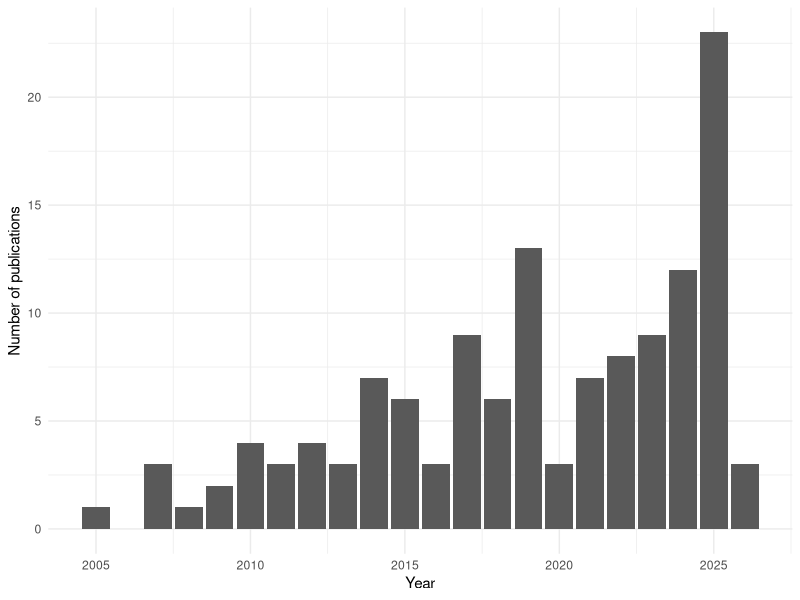
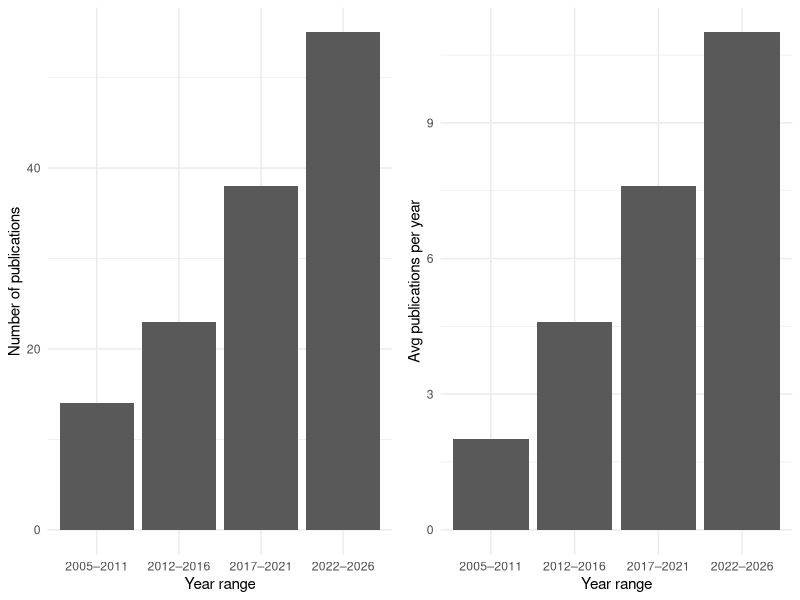

These figures' R source, in order:

# Plotting number of publications over time
library(tidyverse)
library(ggpubr)

raw_data <- read.csv("ARRE_Data.csv")

# Count observations per year
year_counts <- raw_data %>%
  count(Year)

# Plot
pubs_by_year <- ggplot(year_counts, aes(x = Year, y = n)) +
  geom_col() +
  labs(x = "Year", y = "Number of publications") +
  theme_minimal()

ggsave("pubs_by_year.pdf", pubs_by_year, width = 4, height = 4)


# Binned version

df2 <- raw_data %>%
  mutate(year_bin = cut(Year,
                        breaks = c(2005, 2011, 2016, 2021, 2026),
                        labels = c("2005–2011", "2012–2016", "2017–2021", "2022–2026"),
                        include.lowest = TRUE))

bin_counts <- df2 %>%
  count(year_bin)

p1<-ggplot(bin_counts, aes(x = year_bin, y = n)) +
  geom_col() +
  labs(x = "Year range", y = "Number of publications") +
  theme_minimal()



#normalize by year
bin_counts <- bin_counts %>%
  mutate(years_in_bin = c(7, 5, 5, 5),
         pubs_per_year = n / years_in_bin)


p2<-ggplot(bin_counts, aes(x = year_bin, y = pubs_per_year)) +
  geom_col() +
  labs(x = "Year range", y = "Avg publications per year") +
  theme_minimal()


binned_figure <- ggarrange(p1,p2, nrow=1, ncol=2)
ggsave("Number_of_pubs_binned.pdf", binned_figure, width = 8, height = 4)
